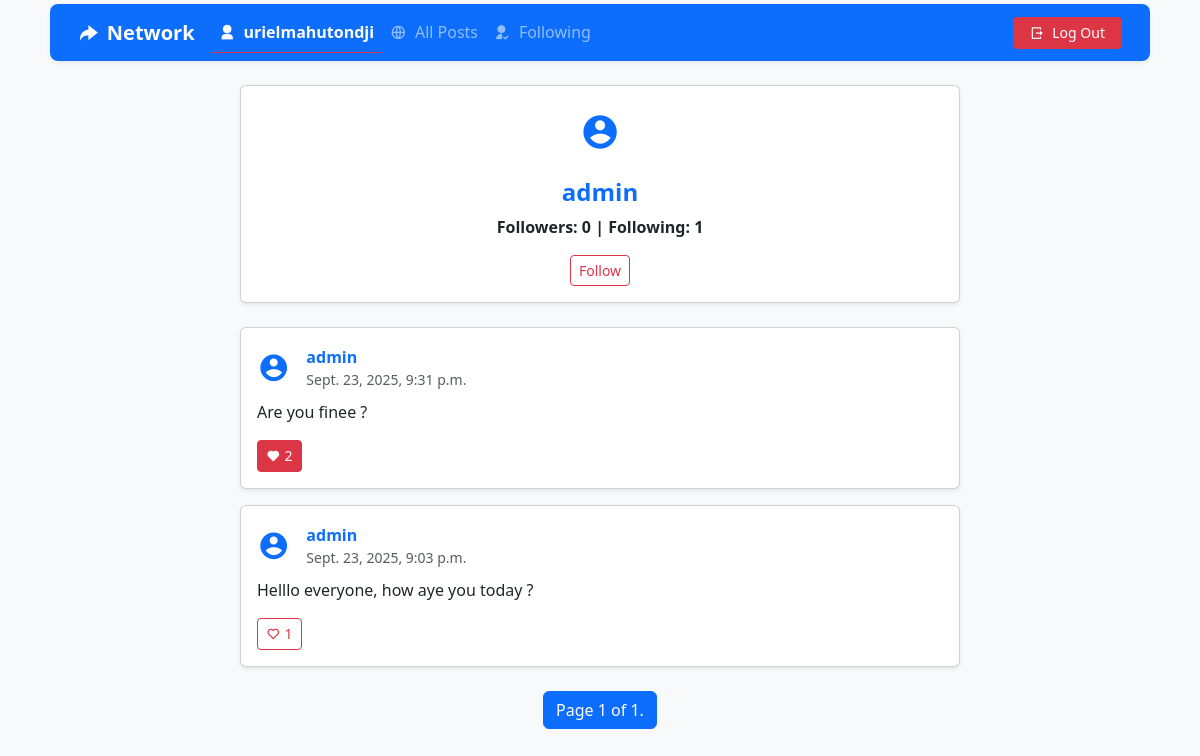
Screenshot of /profile/admin (signed in) with the database file from the repository.
### network/models.py (models this page shows, shortened)
class User(AbstractUser):
    pass

class Posts(models.Model):
    user = models.ForeignKey(User, on_delete=models.CASCADE, related_name="posts")
    content = models.TextField()
    timestamp = models.DateTimeField(auto_now_add=True)
    likes = models.ManyToManyField(User, related_name="liked_posts", blank=True)

### network/views.py (the view)
# urls.py: path("profile/<str:username>", views.profile, name="profile"),
@login_required
def profile(request, username):
    try:
        profile_user = User.objects.get(username=username)
    except User.DoesNotExist:
        return HttpResponse("User not found", status=404)
    posts = Posts.objects.filter(user=profile_user).order_by('-timestamp')
    paginator = Paginator(posts, 10)
    page_number = request.GET.get("page")
    page_obj = paginator.get_page(page_number)
    is_following = request.user.following.filter(following=profile_user).exists()
    followers_count = profile_user.followers.count()
    following_count = profile_user.following.count()
    return render(request, "network/profile.html", {
        "profile_user": profile_user,
        "page_obj": page_obj,
        "is_following": is_following,
        "followers_count": followers_count,
        "following_count": following_count
    })

### network/templates/network/profile.html (shortened to what this page needs)
{% extends "network/layout.html" %}
{% load static %}
{% block body %}
<div class="container my-4">
    <div class="row">
        <div class="col-lg-8 mx-auto">
            <div class="card shadow-sm mb-4">
                <div class="card-body text-center">
                    <div class="profile-avatar mb-3">
                        <i class="ri-account-circle-fill text-primary fs-1"></i>
                    </div>
                    <h4 class="fw-bold text-primary">{{ profile_user.username }}</h4>
                    <p class="fw-semibold">
                        Followers: <span id="followers-count">{{ followers_count }}</span> |
                        Following: <span id="following-count">{{ following_count }}</span>
                    </p>
                    {% if user != profile_user %}
                        <button class="btn {% if is_following %}btn-danger{% else %}btn-outline-danger{% endif %} btn-sm follow-btn" data-username="{{ profile_user.username }}">
                            {% if is_following %}Unfollow{% else %}Follow{% endif %}
                        </button>
                    {% endif %}
                </div>
            </div>
            <div class="posts-container">
                {% for post in page_obj %}
                    <div class="card shadow-sm mb-3 post-card">
                        <div class="card-body">
                            <div class="d-flex justify-content-between align-items-start mb-2">
                                <div class="d-flex align-items-center">
                                    <div class="profile-avatar me-3">
                                        <i class="ri-account-circle-fill text-primary fs-2"></i>
                                    </div>
                                    <div class="d-flex flex-column">
                                        <a href="{% url 'profile' post.user.username %}" class="mb-0 fw-bold text-primary text-decoration-none">{{ post.user.username }}</a>
                                        <small class="text-muted">{{ post.timestamp }}</small>
                                    </div>
                                </div>
                            </div>
                            <p class="post-content" id="content-{{ post.id }}">
                                {{ post.content }}
                            </p>
                            <div class="d-flex justify-content-between align-items-center mt-3">
                                <button class="btn {% if user in post.likes.all %}btn-danger{% else %}btn-outline-danger{% endif %} btn-sm like-btn" data-post-id="{{ post.id }}">
                                    <i class="{% if user in post.likes.all %}ri-heart-fill{% else %}ri-heart-line{% endif %} me-1"></i><span class="like-count">{{ post.likes.count }}</span>
                                </button>
                            </div>
                        </div>
                    </div>
                {% empty %}
                    <p class="text-center text-muted">No posts to display.</p>
                {% endfor %}
                <div class="d-flex justify-content-center mt-4">
                    <nav aria-label="Page navigation">
                        <ul class="pagination justify-content-center">
                            <li class="page-item active">
                                <a class="page-link" href="#" aria-current="page">Page {{ page_obj.number }} of {{ page_obj.paginator.num_pages }}.</a>
                            </li>
                        </ul>
                    </nav>
                </div>
            </div>
        </div>
    </div>
</div>
{% endblock %}

### network/templates/network/layout.html (shortened to what this page needs)
{% load static %}
<!DOCTYPE html>
<html lang="en">
    <head>
        <link href="https://cdn.jsdelivr.net/npm/bootstrap@5.3.8/dist/css/bootstrap.min.css" rel="stylesheet">
        <link href="https://cdn.jsdelivr.net/npm/remixicon/fonts/remixicon.css" rel="stylesheet">
        <link href="{% static 'network/styles.css' %}" rel="stylesheet">
    </head>
    <body class="container bg-light">
        <nav class="navbar navbar-expand-lg navbar-dark bg-primary shadow-sm sticky-top rounded-3 mt-1 mx-2 px-3">
        <div class="container-fluid">
            <a class="navbar-brand fw-bold d-flex align-items-center" href="#">
            <i class="ri-share-forward-fill me-2"></i> Network
            </a>
            <div class="collapse navbar-collapse" id="navbarNav">
            <ul class="navbar-nav me-auto mb-2 mb-lg-0">
                {% if user.is_authenticated %}
                <li class="nav-item">
                    <a class="nav-link {% if request.resolver_match.url_name == 'profile' %}active  fw-bold border-bottom border-danger{% endif %}" href="{% url 'profile' user.username %}">
                    <i class="ri-user-3-fill me-1"></i> {{ user.username }}
                    </a>
                </li>
                <li class="nav-item">
                <a class="nav-link {% if request.resolver_match.url_name == 'index' %}active  fw-bold border-bottom border-danger{% endif %}" href="{% url 'index' %}">
                    <i class="ri-global-line me-1"></i> All Posts
                </a>
                </li>
                <li class="nav-item">
                    <a class="nav-link {% if request.resolver_match.url_name == 'following' %}active  fw-bold border-bottom border-danger{% endif %}" href="{% url 'following' %}">
                    <i class="ri-user-follow-fill me-1"></i> Following
                    </a>
                </li>
                {% endif %}
            </ul>
            <ul class="navbar-nav ms-auto">
                {% if user.is_authenticated %}
                <li class="nav-item align-items-end text-end">
                    <a class="btn btn-danger btn-sm px-3 " href="{% url 'logout' %}">
                    <i class="ri-logout-box-r-line me-1"></i> Log Out
                    </a>
                </li>
                {% endif %}
            </ul>
            </div>
        </div>
        </nav>
        <div class="body">
            {% block body %}
            {% endblock %}
        </div>
    </body>
</html>

### rows the page displays
User: username "urielmahutondji"
User: username "admin"
Posts: user.username "admin", timestamp "Sept. 23, 2025, 9:31 p.m.", content "Are you finee ?", likes.count "2"
Posts: user.username "admin", timestamp "Sept. 23, 2025, 9:03 p.m.", content "Helllo everyone, how aye you today ?", likes.count "1"

### other values shown
{{ followers_count }} "0"
{{ following_count }} "1"
{{ page_obj.number }} "1"
{{ page_obj.paginator.num_pages }} "1"
